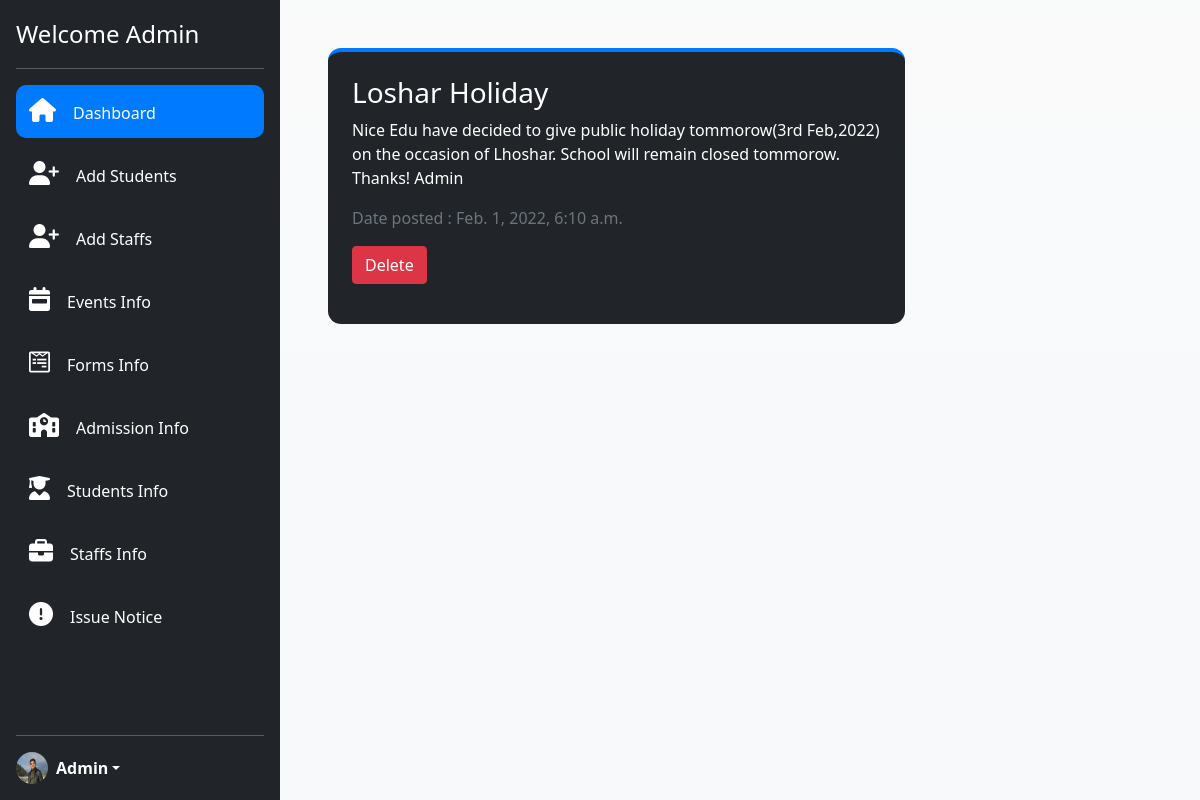
Page /dashboard/ (signed in) on the committed database.
### edu_app/models.py (models this page shows, shortened)
class Message(models.Model):
    user = models.ForeignKey(User, on_delete=models.CASCADE, null=True)
    title = models.CharField(max_length=80)
    description = models.TextField(max_length=250)
    date_posted = models.DateTimeField(auto_now=True)

### edu_app/views.py (the view)
# urls.py: path('dashboard/', views.dashboard, name='dashboard'),
@login_required
def dashboard(request):
    notice = Message.objects.all()
    return render(request, 'backend/admin/dashboard.html', {'notice':notice})

### templates/backend/admin/dashboard.html (shortened to what this page needs)
{% extends 'core/admin-core.html' %}
{% load static %}
{% block content %}
<div class="data bg-light bg-gradient">
    {% if not notice %}
        <h1>No Notice</h1>
    {% else %}
        {% for info in notice %}
            <div class="p-4 mb-3 homework bg-dark text-white">
                <h3>{{info.title}}</h3>
                <p>{{info.description}}</p>
                <span class="text-muted">Date posted : {{info.date_posted}}</span><br>
                <a href="{% url 'delete-notice' id=info.id %}" type="button" class="btn btn-danger my-3">
                   Delete
                </a>
            </div>
        {% endfor %}
    {% endif %}
</div>
{% endblock content %}

### static/style.css (style rules this page uses)
.data { width: 83%; padding: 4%; }
a { text-decoration: none; }
.mb-3, .my-3 { margin-bottom: 1rem!important; }
.homework { width: 70%; border-radius: 13px; border-top: 4px solid #007bff; }

### rows in the picture
Message: title "Loshar Holiday", description "Nice Edu have decided to give public holiday tommorow(3rd Feb,2022) on the occasion of Lhoshar. School will remain closed tommorow. Thanks! Admin", date_posted "Feb. 1, 2022, 6:10 a.m."
